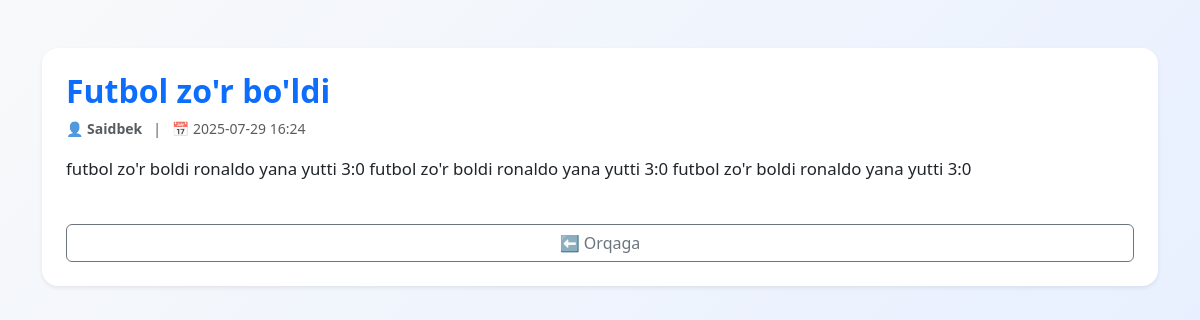
Screenshot of /post/2 with the database file from the repository.
### app.py (models this page shows)
class Blog(db.Model):
    id = db.Column(db.Integer, primary_key=True)
    title = db.Column(db.String(150), nullable=False)
    author = db.Column(db.String(100), nullable=False)
    content = db.Column(db.Text, nullable=False)
    date = db.Column(db.String(20), default=datetime.now().strftime('%Y-%m-%d %H:%M'))

### app.py (the view)
@app.route('/post/<int:post_id>')
def view_post(post_id):
    post = Blog.query.get_or_404(post_id)
    return render_template('post.html', post=post)

### templates/post.html (shortened to what this page needs)
<!DOCTYPE html>
<html lang="uz">
<head>
    <link href="https://cdn.jsdelivr.net/npm/bootstrap@5.3.0/dist/css/bootstrap.min.css" rel="stylesheet">
</head>
<body class="bg-light">
<div class="container py-5">
    <div class="card shadow-sm p-4">
        <h2 class="text-primary mb-2">{{ post.title }}</h2>
        <p class="text-muted small mb-3">
            👤 <strong>{{ post.author }}</strong> &nbsp; | &nbsp; 📅 {{ post.date }}
        </p>
        <p class="post-content">{{ post.content }}</p>
        <a href="{{ url_for('index') }}" class="btn btn-outline-secondary mt-4">⬅️ Orqaga</a>
    </div>
</div>
</body>
</html>

### templates/post.html (style rules this page uses)
body { background: linear-gradient(135deg, #f8f9fa, #e8f0ff); font-family: 'Segoe UI', sans-serif; }
.card { border: none; border-radius: 16px; }
h2 { font-weight: bold; }
.btn-outline-secondary { transition: all 0.2s ease; }
p.text-muted.small { margin-bottom: 0; }
.post-content { line-height: 1.7; font-size: 1.05rem; }

### rows the page displays
Blog: title "Futbol zo'r bo'ldi", author "Saidbek", date "2025-07-29 16:24", content "futbol zo'r boldi ronaldo yana yutti 3:0 futbol zo'r boldi ronaldo yana yutti 3:0 futbol zo'r boldi ronaldo yana yutti 3:0"
